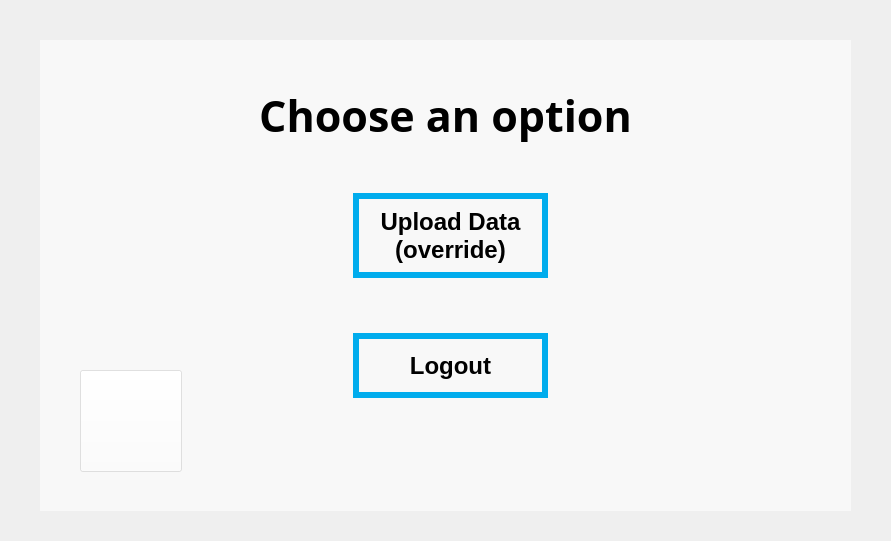
<?xml version="1.0" encoding="UTF-8"?>
<ui version="4.0">
 <class>Form</class>
 <widget class="QWidget" name="Form">
  <property name="geometry">
   <rect>
    <x>0</x>
    <y>0</y>
    <width>891</width>
    <height>541</height>
   </rect>
  </property>
  <property name="windowTitle">
   <string>Form</string>
  </property>
  <widget class="QLabel" name="label">
   <property name="geometry">
    <rect>
     <x>-10</x>
     <y>-10</y>
     <width>921</width>
     <height>561</height>
    </rect>
   </property>
   <property name="text">
    <string/>
   </property>
   <property name="pixmap">
    <pixmap>../pictures/winter2.jpeg</pixmap>
   </property>
  </widget>
  <widget class="QLabel" name="label_2">
   <property name="geometry">
    <rect>
     <x>40</x>
     <y>40</y>
     <width>811</width>
     <height>471</height>
    </rect>
   </property>
   <property name="styleSheet">
    <string notr="true">background-color:  rgb(255,255,255,150);</string>
   </property>
   <property name="text">
    <string/>
   </property>
  </widget>
  <widget class="QLabel" name="headline_2">
   <property name="geometry">
    <rect>
     <x>0</x>
     <y>40</y>
     <width>891</width>
     <height>151</height>
    </rect>
   </property>
   <property name="font">
    <font>
     <family>Levenim MT</family>
     <pointsize>32</pointsize>
     <weight>75</weight>
     <bold>true</bold>
    </font>
   </property>
   <property name="text">
    <string>Choose an option</string>
   </property>
   <property name="alignment">
    <set>Qt::AlignCenter</set>
   </property>
  </widget>
  <widget class="QPushButton" name="upload_data_button">
   <property name="geometry">
    <rect>
     <x>350</x>
     <y>190</y>
     <width>201</width>
     <height>91</height>
    </rect>
   </property>
   <property name="font">
    <font>
     <pointsize>18</pointsize>
     <weight>75</weight>
     <bold>true</bold>
    </font>
   </property>
   <property name="styleSheet">
    <string notr="true">QPushButton
{ 
background-color: 000000;
  color: black;
  border: 6px solid #00aced;
margin: 3px;
}

QPushButton:hover
{
  background-color: #111111;
  color: white;
}


</string>
   </property>
   <property name="text">
    <string>Upload Data 
(override)</string>
   </property>
  </widget>
  <widget class="QPushButton" name="logout_button">
   <property name="geometry">
    <rect>
     <x>350</x>
     <y>330</y>
     <width>201</width>
     <height>71</height>
    </rect>
   </property>
   <property name="font">
    <font>
     <pointsize>18</pointsize>
     <weight>75</weight>
     <bold>true</bold>
    </font>
   </property>
   <property name="styleSheet">
    <string notr="true">QPushButton:hover
{
  background-color: #111111;
  color: white;
}

QPushButton
{ 
background-color: 000000;
  color: black;
  border: 6px solid #00aced;
margin: 3px;
}</string>
   </property>
   <property name="text">
    <string>Logout</string>
   </property>
  </widget>
  <widget class="QPushButton" name="back_button">
   <property name="geometry">
    <rect>
     <x>80</x>
     <y>370</y>
     <width>102</width>
     <height>102</height>
    </rect>
   </property>
   <property name="font">
    <font>
     <pointsize>15</pointsize>
    </font>
   </property>
   <property name="styleSheet">
    <string notr="true">background-color:  rgb(255,255,255,100);

</string>
   </property>
   <property name="text">
    <string/>
   </property>
   <property name="icon">
    <iconset>
     <normaloff>../buttons/icons8-reply-arrow-100.png</normaloff>../buttons/icons8-reply-arrow-100.png</iconset>
   </property>
   <property name="iconSize">
    <size>
     <width>80</width>
     <height>80</height>
    </size>
   </property>
  </widget>
 </widget>
 <resources/>
 <connections/>
</ui>
